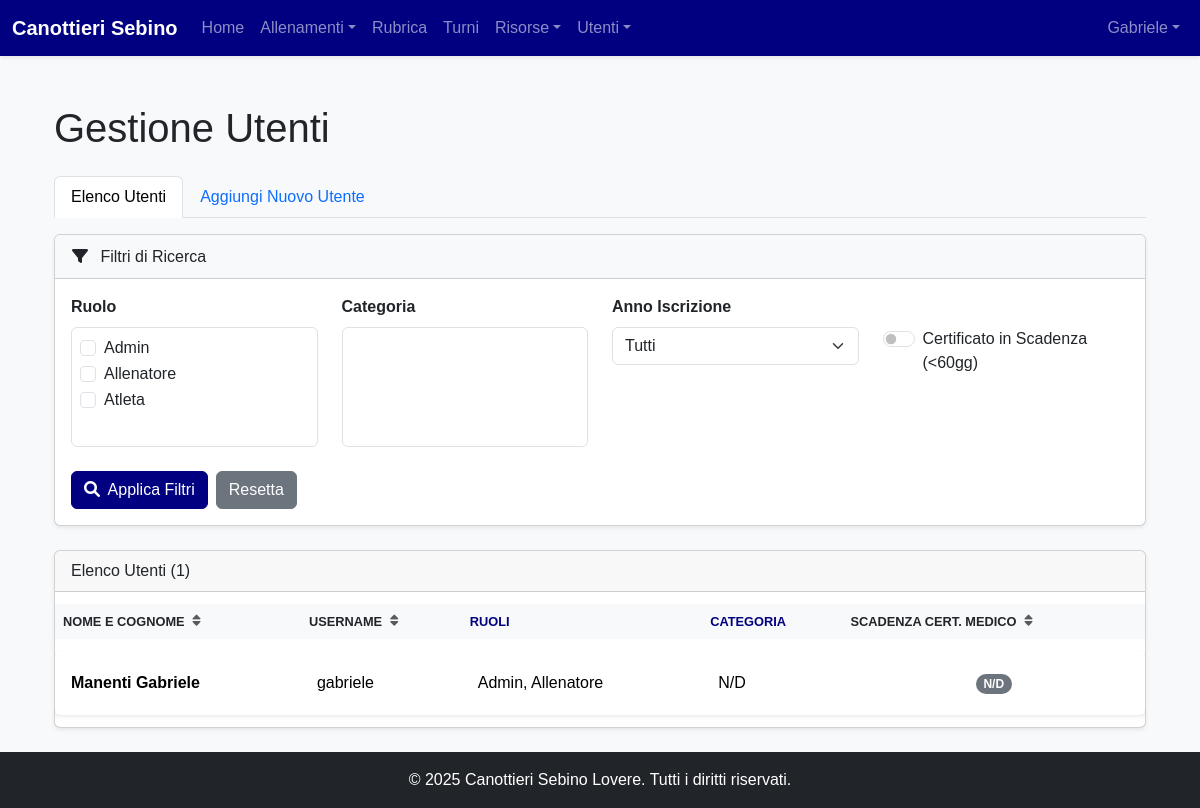
/admin/users (signed in), run on an earlier commit of the app's database.
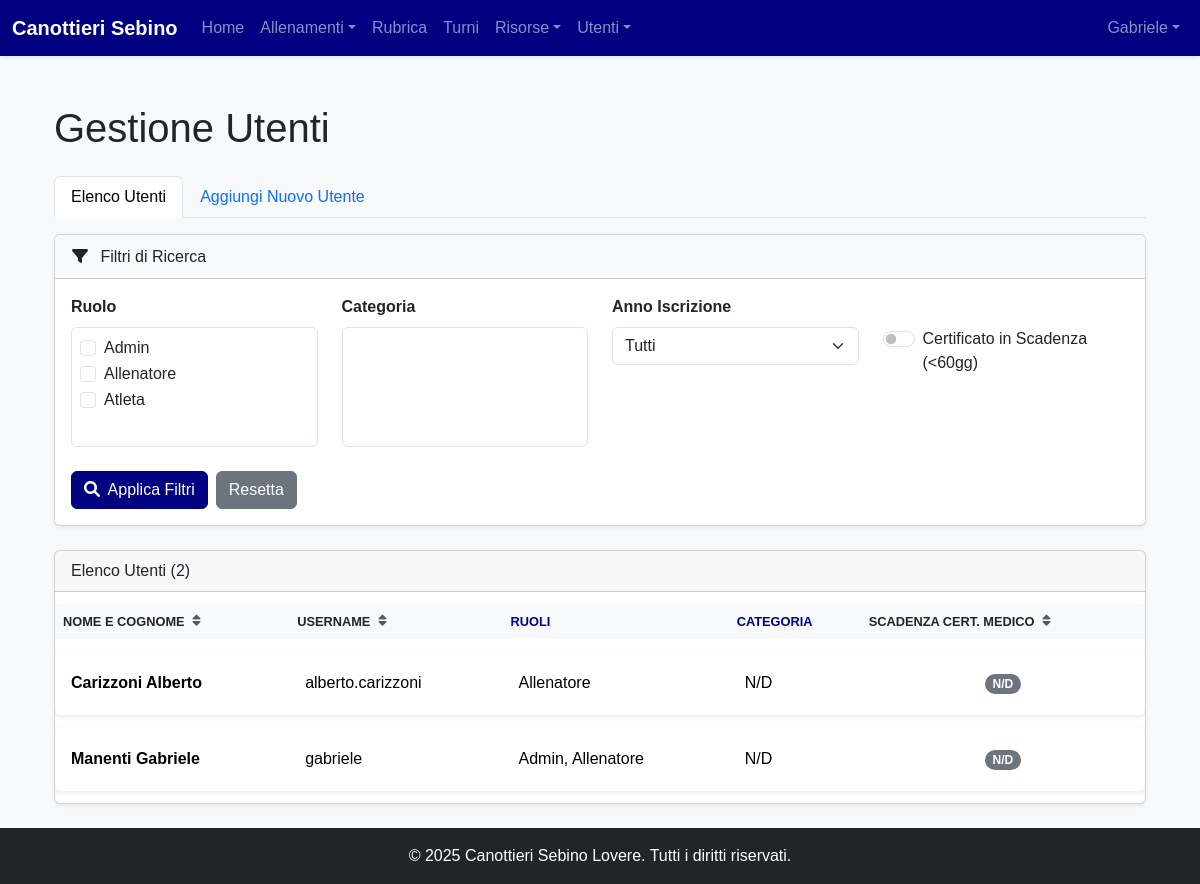
And on a later commit of the database.
### models.py (models this page shows, shortened)
class Role(Base):
    __tablename__ = "roles"
    id = Column(Integer, primary_key=True, index=True)
    name = Column(String, unique=True, index=True, nullable=False)
    users = relationship("User", secondary=user_roles, back_populates="roles")

class User(Base):
    __tablename__ = "users"
    id = Column(Integer, primary_key=True, index=True)
    username = Column(String, unique=True, index=True, nullable=False)
    hashed_password = Column(String, nullable=False)
    first_name = Column(String, nullable=False)
    last_name = Column(String, nullable=False)
    email = Column(String, unique=True, index=True)
    phone_number = Column(String)
    date_of_birth = Column(Date)
    tax_code = Column(String, unique=True)
    enrollment_year = Column(Integer)
    membership_date = Column(Date)
    certificate_expiration = Column(Date)
    address = Column(String)
    manual_category = Column(String, nullable=True)
    roles = relationship("Role", secondary=user_roles, back_populates="users")
    tags = relationship("Tag", secondary=user_tags, back_populates="users")
    barche_assegnate = relationship("Barca", secondary=barca_atleti_association, back_populates="atleti_assegnati")
    schede_pesi = relationship("SchedaPesi", back_populates="atleta")
    turni = relationship("Turno", back_populates="user")
    allenamenti_seguiti = relationship("Allenamento", secondary=allenamento_coach_association, back_populates="coaches")

### routers/admin.py (the view)
@router.get("/users", response_class=HTMLResponse)
async def admin_users_list(request: Request, db: Session = Depends(get_db),
                           admin_user: models.User = Depends(get_current_admin_user), role_ids: List[int] = Query([]),
                           categories: List[str] = Query([]), enrollment_year_str: Optional[str] = Query(None),
                           cert_expiring: bool = Query(False), sort_by: str = Query("last_name"),
                           sort_dir: str = Query("asc")):
    query = db.query(models.User).options(joinedload(models.User.roles))
    enrollment_year = int(enrollment_year_str) if enrollment_year_str and enrollment_year_str.isdigit() else None
    if role_ids: query = query.join(models.user_roles).filter(models.user_roles.c.role_id.in_(role_ids))
    if enrollment_year: query = query.filter(models.User.enrollment_year == enrollment_year)
    if cert_expiring: query = query.filter(models.User.certificate_expiration <= (date.today() + timedelta(days=60)))
    if sort_by not in ['category']:  # Ordina nel DB solo se non è una property calcolata
        if sort_by == 'name':
            order_logic = [models.User.last_name.desc(), models.User.first_name.desc()] if sort_dir == "desc" else [
                models.User.last_name.asc(), models.User.first_name.asc()]
            query = query.order_by(*order_logic)
        else:
            sort_column = getattr(models.User, sort_by, models.User.last_name)
            query = query.order_by(sort_column.desc() if sort_dir == "desc" else sort_column.asc())
    users = query.all()
    if categories: users = [user for user in users if user.category in categories]
    if sort_by == 'category':
        users.sort(key=lambda u: u.category or "", reverse=(sort_dir == 'desc'))
    all_roles = db.query(models.Role).order_by(models.Role.name).all()
    all_years = sorted([y[0] for y in db.query(models.User.enrollment_year).distinct().all() if y[0] is not None],
                       reverse=True)
    all_users_for_categories = db.query(models.User).options(joinedload(models.User.roles)).all()
    all_categories = sorted(
        list(set(u.category for u in all_users_for_categories if u.category and u.category != "N/D")))
    return templates.TemplateResponse("admin/users_list.html",
                                      {"request": request, "users": users, "current_user": admin_user,
                                       "all_roles": all_roles, "all_categories": all_categories, "all_years": all_years,
                                       "current_filters": {"role_ids": role_ids, "categories": categories,
                                                           "enrollment_year": enrollment_year,
                                                           "cert_expiring": cert_expiring}, "sort_by": sort_by,
                                       "sort_dir": sort_dir, "today": date.today()})

### templates/admin/users_list.html (shortened to what the changed rows need)
{% extends "layouts/_admin_layout.html" %}
{% block admin_content %}
<div class="card shadow-sm mb-4">
    <div id="filterCollapse" class="collapse show">
        <div class="card-body">
            <form method="get">
                <div class="row">
                    <div class="col-md-6 col-lg-3 mb-3">
                        <div class="border rounded p-2" style="height: 120px; overflow-y: auto;">
                            {% for role in all_roles %}
                            <div class="form-check">
                                <input class="form-check-input" type="checkbox" name="role_ids" value="{{ role.id }}" id="role_{{ role.id }}" {% if role.id in current_filters.role_ids %}checked{% endif %}>
                                <label class="form-check-label" for="role_{{ role.id }}">{{ role.name|title }}</label>
                            </div>
                            {% endfor %}
                        </div>
                    </div>
                </div>
            </form>
        </div>
    </div>
</div>
<div class="card shadow-sm">
    <div class="card-header">
        Elenco Utenti ({{ users|length }})
    </div>
    <div class="card-body p-0">
        <div class="table-responsive">
            <table class="table table-hover mb-0 align-middle">
                <thead class="table-light">
                    <tr>
                        {% macro sort_link(field, text) %}
                            {% set new_dir = 'asc' if sort_by == field and sort_dir == 'asc' else 'desc' %}
                            {% if sort_by == field and sort_dir == 'desc' %}{% set new_dir = 'asc' %}{% endif %}
                            {% set params = request.query_params.multi_items()|list %}
                            {% set final_params = [] %}
                            {% for key, val in params if key not in ['sort_by', 'sort_dir'] %}
                                {% for item in val.split(',') if item %}
                                  {% set _ = final_params.append((key, item)) %}
                                {% else %}
                                  {% set _ = final_params.append((key, val)) %}
                                {% endfor %}
                            {% endfor %}
                            {% set _ = final_params.append(('sort_by', field)) %}
                            {% set _ = final_params.append(('sort_dir', new_dir)) %}
                            <th scope="col">
                                <a href="{{ url_for('admin_users_list') }}?{{ final_params|urlencode }}" class="text-decoration-none text-dark fw-bold d-flex align-items-center">
                                    {{ text }}
                                    {% if sort_by == field %}
                                        <i class="fas fa-sort-{{ 'up' if sort_dir == 'asc' else 'down' }} ms-2"></i>
                                    {% else %}
                                        <i class="fas fa-sort text-muted ms-2"></i>
                                    {% endif %}
                                </a>
                            </th>
                        {% endmacro %}
                        {{ sort_link('name', 'Nome e Cognome') }}
                        {{ sort_link('username', 'Username') }}
                        <th>Ruoli</th>
                        <th>Categoria</th>
                        {{ sort_link('certificate_expiration', 'Scadenza Cert. Medico') }}
                    </tr>
                </thead>
                <tbody>
                    {% for user in users %}
                    <tr onclick="window.location='{{ url_for('admin_view_user', user_id=user.id) }}';" style="cursor: pointer;">
                        <td class="fw-bold">{{ user.last_name }} {{ user.first_name }}</td>
                        <td>{{ user.username }}</td>
                        <td>{{ user.roles | map(attribute='name') | map('title') | join(', ') }}</td>
                        <td>{{ user.category }}</td>
                        <td class="text-center">
                            {% if user.certificate_expiration %}
                                {% set days_left = (user.certificate_expiration - today).days %}
                                {% set badge_class = 'text-dark' %}
                                {% if days_left <= 0 %}
                                    {% set badge_class = 'bg-dark text-white' %}
                                {% elif days_left <= 30 %}
                                    {% set badge_class = 'bg-danger text-white' %}
                                {% elif days_left <= 90 %}
                                    {% set badge_class = 'bg-warning text-dark' %}
                                {% else %}
                                    {% set badge_class = 'bg-success text-white' %}
                                {% endif %}
                                <span class="badge rounded-pill {{ badge_class }}">
                                    {{ user.certificate_expiration.strftime('%d/%m/%Y') }}
                                </span>
                            {% else %}
                                <span class="badge rounded-pill bg-secondary">N/D</span>
                            {% endif %}
                        </td>
                    </tr>
                    {% else %}
                    <tr>
                        <td colspan="5" class="text-center p-4">Nessun utente trovato con i filtri selezionati.</td>
                    </tr>
                    {% endfor %}
                </tbody>
            </table>
        </div>
    </div>
</div>
<link rel="stylesheet" href="https://cdnjs.cloudflare.com/ajax/libs/font-awesome/6.0.0-beta3/css/all.min.css">
{% endblock %}

### templates/layouts/_base.html (shortened to what this page needs)
<!doctype html>
<html lang="it" class="h-100">
<head>
    <link href="https://cdn.jsdelivr.net/npm/bootstrap@5.3.3/dist/css/bootstrap.min.css" rel="stylesheet">
    <link rel="stylesheet" href="{{ url_for('static', path='/style.css') }}">
</head>
<body class="d-flex flex-column h-100 bg-light">
<nav class="navbar navbar-expand-lg navbar-dark bg-primary shadow-sm">
    <div class="container-fluid">
        <a class="navbar-brand fw-bold" href="/dashboard">Canottieri Sebino</a>
        <div class="collapse navbar-collapse" id="navbarNav">
            {% if current_user is defined and current_user %}
            <ul class="navbar-nav me-auto mb-2 mb-lg-0">
                <li class="nav-item"><a class="nav-link" href="/dashboard">Home</a></li>
                <li class="nav-item dropdown">
                    <a class="nav-link dropdown-toggle" href="#" id="allenamentiDropdown" role="button" data-bs-toggle="dropdown">Allenamenti</a>
                </li>
                <li class="nav-item"><a class="nav-link" href="/rubrica">Rubrica</a></li>
                {% if current_user is defined and current_user and current_user.is_admin %}<li class="nav-item"><a class="nav-link" href="/turni">Turni</a></li>{% endif %}
                <li class="nav-item dropdown">
                    <a class="nav-link dropdown-toggle" href="#" id="risorseDropdown" role="button" data-bs-toggle="dropdown">Risorse</a>
                </li>
                {% if current_user is defined and current_user and current_user.is_admin %}
                <li class="nav-item dropdown">
                    <a class="nav-link dropdown-toggle" href="#" id="adminMenu" role="button" data-bs-toggle="dropdown">Utenti</a>
                </li>
                {% endif %}
            </ul>
            {% endif %}
            <ul class="navbar-nav ms-auto">
                {% if current_user is defined and current_user %}
                <li class="nav-item dropdown">
                    <a class="nav-link dropdown-toggle" href="#" id="navbarUserDropdown" role="button" data-bs-toggle="dropdown">{{ current_user.first_name or current_user.username }}</a>
                </li>
                {% else %}
                <li class="nav-item"><a class="nav-link" href="/login">Login</a></li>
                {% endif %}
            </ul>
        </div>
    </div>
</nav>
<main class="container my-4 flex-grow-1">{% block content %}{% endblock %}</main>
<footer class="text-center text-white py-3 mt-auto bg-dark"><p class="mb-0">&copy; 2025 Canottieri Sebino Lovere. Tutti i diritti riservati.</p></footer>
</body>
</html>

What changed in the data, as far as the page shows it:
added User: last_name "Carizzoni", first_name "Alberto", username "alberto.carizzoni", roles|map "Allenatore", category "N/D"
Also different on the page:
{{ users|length }}: "1" → "2"
